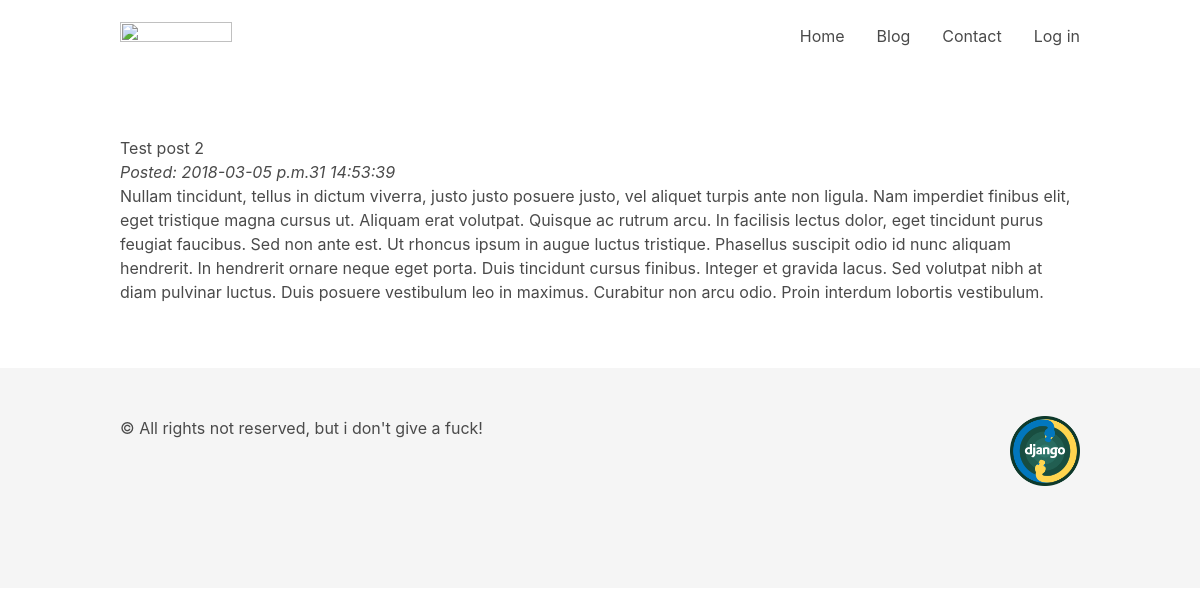
Page /blog/2 on the committed database.
### blog/models.py (models this page shows, shortened)
class Articles(models.Model):
    title = models.CharField(max_length=120)
    body = models.TextField()
    date = models.DateTimeField()

### blog/templates/blog/post.html
{% extends "mainApp/wrapper.html" %}
{% block content %}
<div class="container">
    <h2>{{articles.title}}</h2>
    <i>Posted: {{articles.date|date:"Y-m-d at H:i:s"}}</i>
    <p>{{articles.body|safe|linebreaks}}</p>
</div>
{% endblock %}

### mainApp/static/css/style.css (style rules this page uses)
body { -webkit-font-smoothing: antialiased; -webkit-overflow-scrolling: touch; }

### rows in the picture
Articles: title "Test post 2", date "2018-03-05 p.m.31 14:53:39", body "Nullam tincidunt, tellus in dictum viverra, justo justo posuere justo, vel aliquet turpis ante non ligula. Nam imperdiet finibus elit, eget tristique magna cursus ut. Aliquam erat volutpat. Quisque ac rutrum arcu. In facilisis lectus dolor, eget tincidunt purus feugiat faucibus. Sed non ante est. Ut rhoncus ipsum in augue luctus tristique. Phasellus suscipit odio id nunc aliquam hendrerit. In hendrerit ornare neque eget porta. Duis tincidunt cursus finibus. Integer et gravida lacus. Sed volutpat nibh at diam pulvinar luctus. Duis posuere vestibulum leo in maximus. Curabitur non arcu odio. Proin interdum lobortis vestibulum."
